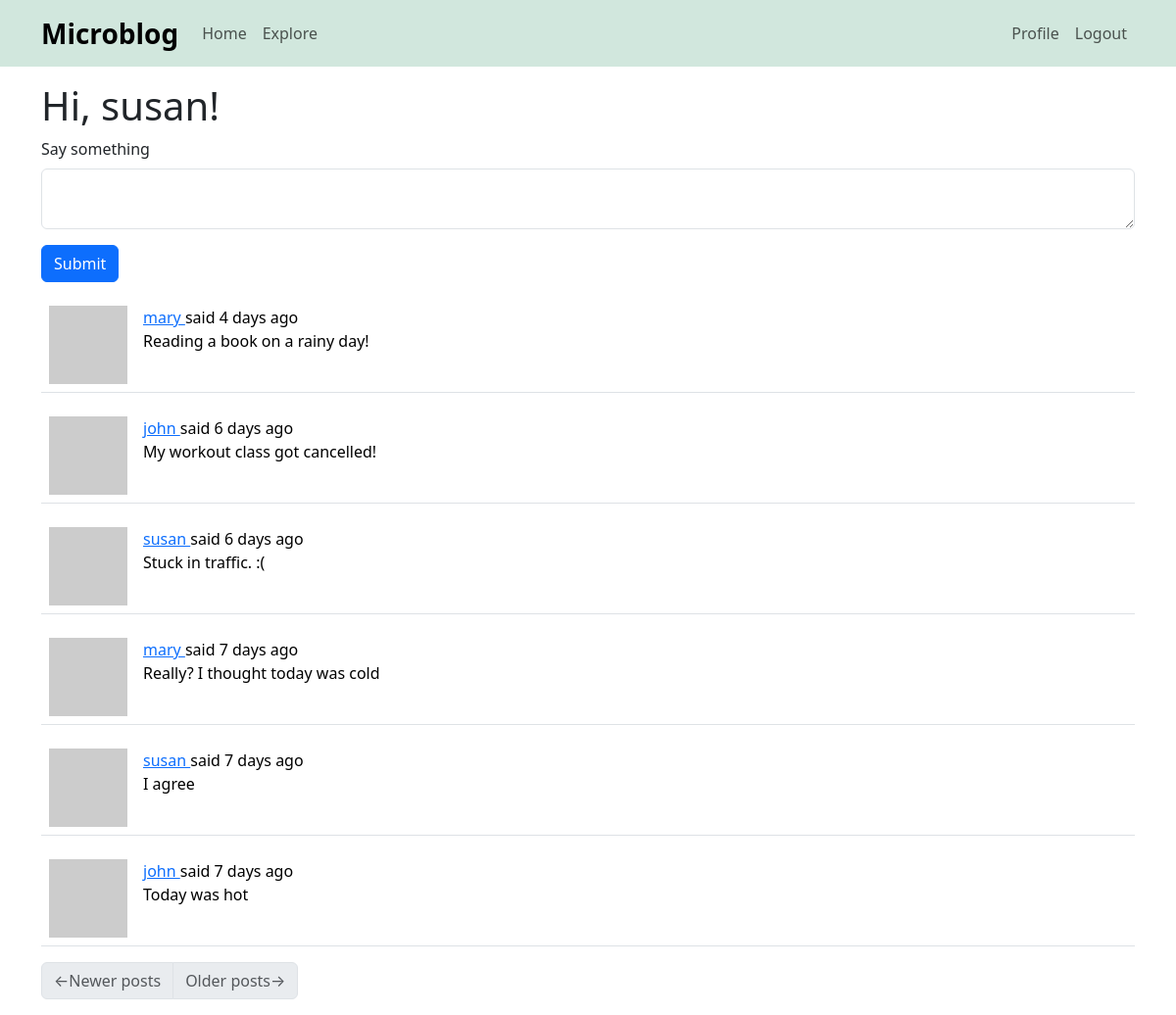
The app's page /index (signed in) with its own data.
### app/models.py (models this page shows, shortened)
class User(UserMixin, db.Model):
    id: so.Mapped[int] = so.mapped_column(primary_key=True)
    username: so.Mapped[str] = so.mapped_column(sa.String(64), index=True,
                                                unique=True)
    email: so.Mapped[str] = so.mapped_column(sa.String(120), index=True,
                                             unique=True)
    password_hash: so.Mapped[Optional[str]] = so.mapped_column(sa.String(256))
    posts: so.WriteOnlyMapped['Post'] = so.relationship(
        back_populates='author')
    about_me: so.Mapped[Optional[str]] = so.mapped_column(sa.String(140))
    last_seen: so.Mapped[Optional[datetime]] = so.mapped_column(
        default=lambda: datetime.now(timezone.utc))
    following: so.WriteOnlyMapped['User'] = so.relationship(
        secondary=followers, primaryjoin=(followers.c.follower_id == id),
        secondaryjoin=(followers.c.followed_id == id),
        back_populates='followers')
    followers: so.WriteOnlyMapped['User'] = so.relationship(
        secondary=followers, primaryjoin=(followers.c.followed_id == id),
        secondaryjoin=(followers.c.follower_id == id),
        back_populates='following')
    def avatar(self, size):
        digest = md5(self.email.lower().encode('utf-8')).hexdigest()
        return f'https://www.gravatar.com/avatar/{digest}?d=identicon&s={size}'
    def following_posts(self):
        Author = so.aliased(User)
        Follower = so.aliased(User)
        return (
            sa.select(Post)
            .join(Post.author.of_type(Author))
            .join(Author.followers.of_type(Follower), isouter=True)
            .where(sa.or_(
                Follower.id == self.id,
                Author.id == self.id,
            ))
            .group_by(Post)
            .order_by(Post.timestamp.desc())
        )

class Post(db.Model):
    id: so.Mapped[int] = so.mapped_column(primary_key=True)
    body: so.Mapped[str] = so.mapped_column(sa.String(140))
    timestamp: so.Mapped[datetime] = so.mapped_column(
        index=True, default=lambda: datetime.now(timezone.utc))
    user_id: so.Mapped[int] = so.mapped_column(sa.ForeignKey(User.id),
                                               index=True)
    author: so.Mapped[User] = so.relationship(back_populates='posts')

### app/routes.py (the view)
@app.route('/', methods=['GET', 'POST'])
@app.route('/index', methods=['GET', 'POST'])
@login_required
def index():
    form = PostForm()
    if form.validate_on_submit():
        post = Post(body=form.post.data, author=current_user)
        db.session.add(post)
        db.session.commit()
        flash(_('Your post is now live!'))
        return redirect(url_for('index'))
    page = request.args.get('page', 1, type=int)
    posts = db.paginate(current_user.following_posts(), page=page,
                        per_page=app.config['POSTS_PER_PAGE'], error_out=False)
    next_url = url_for('index', page=posts.next_num) \
        if posts.has_next else None
    prev_url = url_for('index', page=posts.prev_num) \
        if posts.has_prev else None
    return render_template('index.html', title=_('Home'), form=form,
                           posts=posts.items, next_url=next_url,
                           prev_url=prev_url)

### app/forms.py
class PostForm(FlaskForm):
    post = TextAreaField(_l('Say something'), validators=[
        DataRequired(), Length(min=1, max=140)])
    submit = SubmitField(_l('Submit'))

### app/__init__.py (called while the page is built)
def get_locale():
    return request.accept_languages.best_match(app.config['LANGUAGES'])

### app/models.py (called while the page is built)
@login.user_loader
def load_user(id):
    return db.session.get(User, int(id))

### app/routes.py (called while the page is built)
@app.before_request
def before_request():
    if current_user.is_authenticated:
        current_user.last_seen = datetime.now(timezone.utc)
        db.session.commit()
    g.locale = str(get_locale)

### app/templates/index.html
{% extends "base.html" %}
{% import "bootstrap_wtf.html" as wtf %}
{% block content %}
    <h1>{{ _('Hi, %(username)s!', username=current_user.username) }}</h1>
    {% if form %}
    {{ wtf.quick_form(form) }}
    {% endif %}
    {% for post in posts %}
        {% include '_post.html' %}
    {% endfor %}
    <nav aria-label="Post navigation">
        <ul class="pagination">
            <li class="page-item{% if not prev_url %} disabled{% endif %}">
                <a class="page-link" href="{{ prev_url }}">
                    <span aria-hidden="true">&larr;</span>{{ _('Newer posts') }}
                </a>
            </li>
            <li class="page-item{% if not next_url %} disabled{% endif %}">
                <a class="page-link" href="{{ next_url }}">
                    {{ _('Older posts') }}<span aria-hidden="true">&rarr;</span>
                </a>
            </li>
        </ul>
    </nav>
{% endblock %}

### app/templates/_post.html (shortened to what this page needs)
<table class="table table-hover">
    <tr>
        <td width="70px">
            <a href="{{ url_for('user', username=post.author.username) }}">
                <img src="{{ post.author.avatar(70) }}">
            </a>
        </td>
        <td>
            {{ _('%(username)s said %(when)s',
                username=user_link, when=moment(post.timestamp).fromNow()) }}
            <br>
            {{ post.body }}
        </td>
    </tr>
</table>

### records on screen
Post: body "Reading a book on a rainy day!"
Post: body "My workout class got cancelled!"
Post: body "Stuck in traffic. :("
Post: body "Really? I thought today was cold"
Post: body "I agree"
Post: body "Today was hot"

### other values on screen
{{ field.label(class='form-label') }} "Say something"
